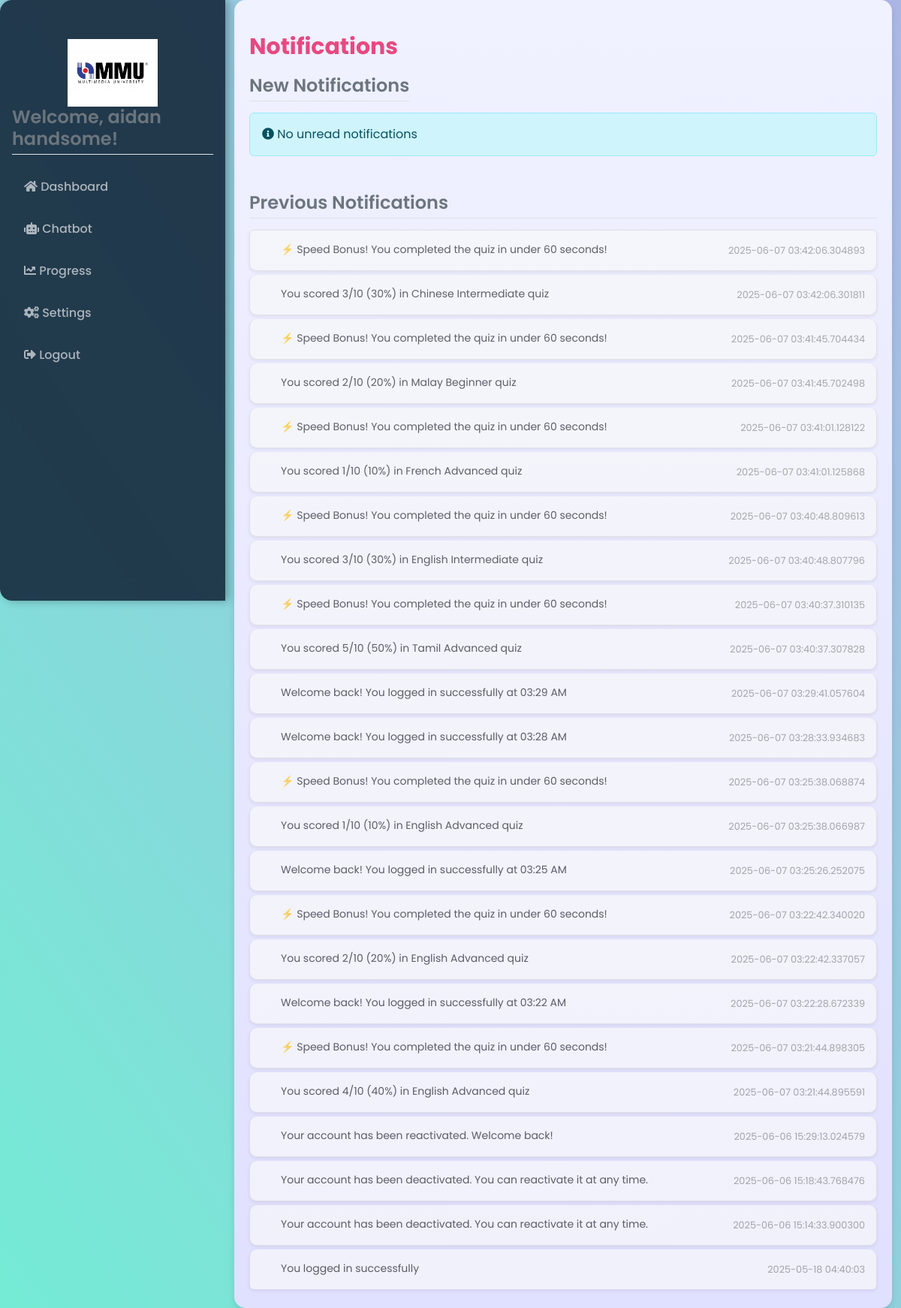
The page /notifications (signed in) on the database its author committed.
### tables this page shows
CREATE TABLE notifications (
                id INTEGER PRIMARY KEY AUTOINCREMENT,
                user_id INTEGER NOT NULL,
                message TEXT NOT NULL,
                timestamp DATETIME NOT NULL, is_read INTEGER DEFAULT 0,
                FOREIGN KEY (user_id) REFERENCES users (id)
            );

### app.py (the view, shortened to what this page needs)
@app.route('/notifications', methods=['GET', 'POST'])
def notifications():
    if 'user_id' not in session:
        return redirect(url_for('login'))
    with get_db_connection() as conn:
        notifications = conn.execute(
            "SELECT * FROM notifications WHERE user_id = ? ORDER BY timestamp DESC",
            (session['user_id'],)
        ).fetchall()
        unread_notifications = [n for n in notifications if n['is_read'] == 0]
        read_notifications = [n for n in notifications if n['is_read'] == 1]
    return render_template('notifications.html',
                         notifications=notifications,
                         unread_notifications=unread_notifications,
                         read_notifications=read_notifications,
                         username=session.get('username', 'User'))

### app.py (called while the page is built)
def get_db_connection():
    db_path = os.path.join(os.path.dirname(os.path.abspath(__file__)), 'database.db')
    conn = sqlite3.connect(db_path)
    conn.row_factory = sqlite3.Row  # This allows accessing columns by name
    conn.execute('PRAGMA busy_timeout = 30000')  # 30 second timeout to avoid locking issues
    return conn

### templates/notifications.html (shortened to what this page needs)
<!DOCTYPE html>
<html lang="en">
<head>
    <link href="https://cdn.jsdelivr.net/npm/bootstrap@5.3.0-alpha1/dist/css/bootstrap.min.css" rel="stylesheet">
    <link rel="stylesheet" href="https://cdnjs.cloudflare.com/ajax/libs/font-awesome/5.15.4/css/all.min.css">
    <link rel="stylesheet" href="{{ url_for('static', filename='styles.css') }}">
</head>
<body>
    <div class="container-fluid">
        <div class="row">
            <div class="col-md-3 sidebar text-white">
                <div class="mmu-logo-container" style="text-align: center; margin-top: 20px;">
                    <img src="{{ url_for('static', filename='MMU LOGO.png') }}" alt="MMU Logo" width="120" />
                </div>
                <h4>Welcome, {{ username }}!</h4>
                <ul class="nav flex-column">
                    <li class="nav-item"><a class="nav-link" href="{{ url_for('dashboard') }}"><i class="fas fa-home"></i> Dashboard</a></li>
                    <li class="nav-item"><a class="nav-link" href="{{ url_for('chatbot') }}"><i class="fas fa-robot"></i> Chatbot</a></li>
                    <li class="nav-item"><a class="nav-link" href="{{ url_for('progress') }}"><i class="fas fa-chart-line"></i> Progress</a></li>
                    <li class="nav-item"><a class="nav-link" href="{{ url_for('settings') }}"><i class="fas fa-cogs"></i> Settings</a></li>
                    <li class="nav-item"><a class="nav-link" href="{{ url_for('logout') }}"><i class="fas fa-sign-out-alt"></i> Logout</a></li>
                </ul>
            </div>
            <div class="col-md-9">
                <div class="main-content">
                    <h2 class="mt-4">Notifications</h2>
                    <div class="unread-section">
                        <div class="d-flex justify-content-between align-items-center">
                            <h4>New Notifications</h4>
                        </div>
                        {% if unread_notifications %}
                            <div class="list-group unread-list">
                                {% for notification in unread_notifications %}
                                    <div class="list-group-item notification-item" data-notification-id="{{ notification.id }}">
                                        <div class="d-flex align-items-center">
                                            <span class="notification-type {{ notification.type }}">{{ notification.type }}</span>
                                            <span class="notification-message">{{ notification.message }}</span>
                                        </div>
                                        <div class="d-flex align-items-center">
                                            <span class="notification-timestamp me-3">{{ notification.timestamp }}</span>
                                            <button class="btn btn-sm btn-outline-success mark-read-button" data-notification-id="{{ notification.id }}">
                                                <i class="fas fa-check"></i> Mark as Read
                                            </button>
                                        </div>
                                    </div>
                                {% endfor %}
                            </div>
                        {% else %}
                            <div class="alert alert-info">
                                <i class="fas fa-info-circle"></i> No unread notifications
                            </div>
                        {% endif %}
                    </div>
                    <div class="read-section mt-5">
                        <h4>Previous Notifications</h4>
                        {% if read_notifications %}
                            <div class="list-group read-list">
                                {% for notification in read_notifications %}
                                    <div class="list-group-item notification-item read-notification" data-notification-id="{{ notification.id }}">
                                        <div class="d-flex align-items-center">
                                            <span class="notification-type {{ notification.type }}">{{ notification.type }}</span>
                                            <span class="notification-message">{{ notification.message }}</span>
                                        </div>
                                        <span class="notification-timestamp">{{ notification.timestamp }}</span>
                                    </div>
                                {% endfor %}
                            </div>
                        {% else %}
                            <div class="alert alert-secondary">
                                <i class="fas fa-history"></i> No read notifications yet
                            </div>
                        {% endif %}
                    </div>
                </div>
            </div>
        </div>
    </div>
</body>
</html>

### static/styles.css (style rules this page uses)
body { font-family: 'Poppins', sans-serif; min-height: 100vh; background: linear-gradient(to right top, #74ebd5, #ACB6E5); background-attachment: fixed; background-size: cover; color: #1a1a1a; transition: background-color 0.4s ease, color 0.4s ease; }
.sidebar { background: rgba(15, 31, 51, 0.85); backdrop-filter: blur(12px); -webkit-backdrop-filter: blur(12px); border-radius: 1rem 0 0 1rem; padding: 2rem 1rem; font-weight: 500; box-shadow: 4px 0 12px rgba(0, 0, 0, 0.3); position: sticky; top: 0; height: 100vh; }
.sidebar .nav-link { color: #adb5bd; margin: 0.5rem 0; transition: color 0.3s ease; }
.main-content { padding: 2rem; background: transparent; border-radius: 16px; }
h2 { color: #FF6347; font-size: 30px; margin-bottom: 20px; }
a { text-decoration: none; color: #FF4500; font-weight: bold; }
.notification-item { padding: 8px 12px; transition: background-color 0.2s; }
.notification-message { font-size: 14px; margin-bottom: 2px; }
.notification-timestamp { font-size: 12px; color: #6c757d; }
.read-notification { opacity: 0.7; background-color: #f8f9fa; }
body { transition: all 0.4s ease; }

### templates/notifications.html (style rules this page uses)
body { font-family: 'Poppins', sans-serif; background-color: #f4f7fb; }
.notification-item { padding: 15px; border-bottom: 1px solid #eee; margin-bottom: 0; border-radius: 10px; display: flex; justify-content: space-between; align-items: center; background-color: #ffffff; margin-bottom: 5px; box-shadow: 0 2px 4px rgba(0, 0, 0, 0.05); transition: all 0.3s ease; }
.notification-item.read-notification { opacity: 0.7; background-color: #f8f9fa; }
.notification-item:last-child { border-bottom: none; }
.notification-message { margin-right: 10px; flex-grow: 1; }
.notification-timestamp { font-size: 0.8rem; color: #888; white-space: nowrap; }
.notification-type { display: inline-block; padding: 0.25rem 0.5rem; border-radius: 3px; font-size: 0.75rem; margin-right: 10px; color: white; }
h2 { color: #e64980; font-weight: bold; }
h4 { color: #6c757d; font-weight: 600; margin-bottom: 15px; padding-bottom: 5px; border-bottom: 1px solid #dee2e6; }
.main-content { background: linear-gradient(to bottom, #f0f2ff, #e0e0ff); padding: 20px; border-radius: 15px; box-shadow: 0 4px 8px rgba(0, 0, 0, 0.1); }
.list-group-item { background-color: #ffffff; margin-bottom: 5px; border-radius: 10px; box-shadow: 0 2px 5px rgba(0, 0, 0, 0.1); border: 1px solid #dcdcdc; }
.list-group { margin-top: 10px; }

### rows shown on the page
notifications: message "⚡ Speed Bonus! You completed the quiz in under 60 seconds!", timestamp "2025-06-07 03:42:06.304893"
notifications: message "You scored 3/10 (30%) in Chinese Intermediate quiz", timestamp "2025-06-07 03:42:06.301811"
notifications: message "⚡ Speed Bonus! You completed the quiz in under 60 seconds!", timestamp "2025-06-07 03:41:45.704434"
notifications: message "You scored 2/10 (20%) in Malay Beginner quiz", timestamp "2025-06-07 03:41:45.702498"
notifications: message "⚡ Speed Bonus! You completed the quiz in under 60 seconds!", timestamp "2025-06-07 03:41:01.128122"
notifications: message "You scored 1/10 (10%) in French Advanced quiz", timestamp "2025-06-07 03:41:01.125868"
notifications: message "⚡ Speed Bonus! You completed the quiz in under 60 seconds!", timestamp "2025-06-07 03:40:48.809613"
notifications: message "You scored 3/10 (30%) in English Intermediate quiz", timestamp "2025-06-07 03:40:48.807796"
notifications: message "⚡ Speed Bonus! You completed the quiz in under 60 seconds!", timestamp "2025-06-07 03:40:37.310135"
notifications: message "You scored 5/10 (50%) in Tamil Advanced quiz", timestamp "2025-06-07 03:40:37.307828"
notifications: message "Welcome back! You logged in successfully at 03:29 AM", timestamp "2025-06-07 03:29:41.057604"
notifications: message "Welcome back! You logged in successfully at 03:28 AM", timestamp "2025-06-07 03:28:33.934683"
notifications: message "⚡ Speed Bonus! You completed the quiz in under 60 seconds!", timestamp "2025-06-07 03:25:38.068874"
notifications: message "You scored 1/10 (10%) in English Advanced quiz", timestamp "2025-06-07 03:25:38.066987"
notifications: message "Welcome back! You logged in successfully at 03:25 AM", timestamp "2025-06-07 03:25:26.252075"
notifications: message "⚡ Speed Bonus! You completed the quiz in under 60 seconds!", timestamp "2025-06-07 03:22:42.340020"
notifications: message "You scored 2/10 (20%) in English Advanced quiz", timestamp "2025-06-07 03:22:42.337057"
notifications: message "Welcome back! You logged in successfully at 03:22 AM", timestamp "2025-06-07 03:22:28.672339"
notifications: message "⚡ Speed Bonus! You completed the quiz in under 60 seconds!", timestamp "2025-06-07 03:21:44.898305"
notifications: message "You scored 4/10 (40%) in English Advanced quiz", timestamp "2025-06-07 03:21:44.895591"
notifications: message "Your account has been reactivated. Welcome back!", timestamp "2025-06-06 15:29:13.024579"
notifications: message "Your account has been deactivated. You can reactivate it at any time.", timestamp "2025-06-06 15:18:43.768476"
notifications: message "Your account has been deactivated. You can reactivate it at any time.", timestamp "2025-06-06 15:14:33.900300"
notifications: message "You logged in successfully", timestamp "2025-05-18 04:40:03"

### other values the page prints
{{ username }} "aidan handsome"
